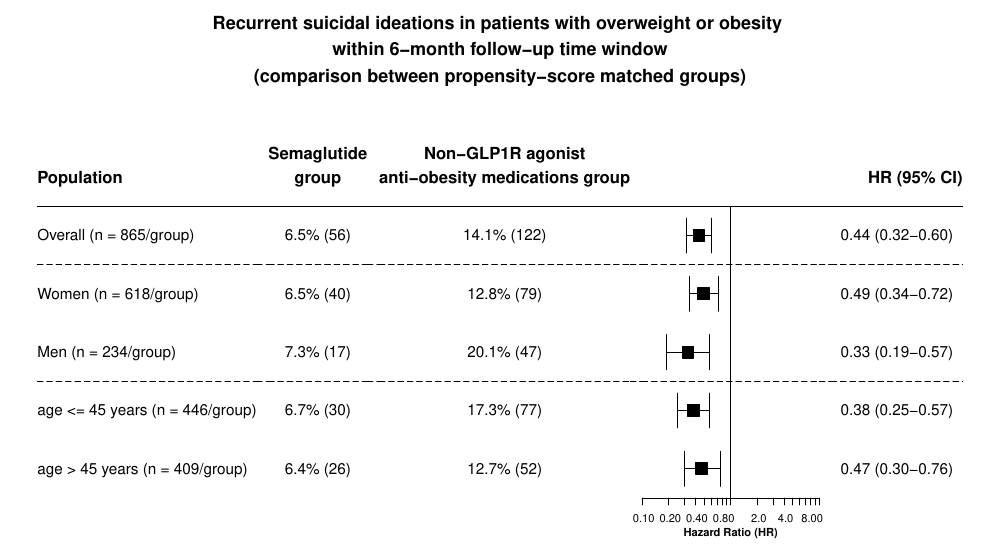

The script that saved this image:
library(forestplot)

workdir <- "."
datafile <- file.path(workdir,"Figure_obesity_yes_diagnosis.csv")

data <- read.csv(datafile, stringsAsFactors=FALSE,row.names=NULL)

## Combine the count and percent column
np <- ifelse(!is.na(data$case_group), paste(data$case_group," (",data$p_val,")",sep=""), NA)

## The rest of the columns in the table. 
tabletext <- cbind(c("Population",data$blah),
                    c("Semaglutide\ngroup\n",data$case_group),
                    c("Non-GLP1R agonist\nanti-obesity medications group\n",data$control_group),
                   c("        HR (95% CI)",data$CI)
)

pdf(file.path(workdir,"Figure2a.pdf"),  onefile=FALSE, width=10, height=5.5)

forestplot(labeltext=tabletext, 
           graphwidth = unit(45, 'mm'),
           graph.pos=4,
           is.summary=c(TRUE,rep(FALSE, 150)),
           mean=c(NA,data$AOR), 
           lower=c(NA,data$down), upper=c(NA,data$up),
               
        title ="Recurrent suicidal ideations in patients with overweight or obesity \nwithin 6-month follow-up time window\n(comparison between propensity-score matched groups)",  
      
           xticks=log(c(0.1,0.2,0.3,0.4,0.5,0.6,0.7,0.8,0.9,1,2,3,4,5,6,7,8,9,10)),
           
           xlog = TRUE,
            xlab="Hazard Ratio (HR)", ##name of x axis

           #### Add horizontal lines on the plot
           hrzl_lines=list("2" = gpar(lwd = 0.9, lty=1, col='black'),
                           "3" = gpar(lwd = 0.9, lty='longdash', col='black'),
                           "5" = gpar(lwd = 0.9, lty='longdash', col='black')
                           
           ),
          
           txt_gp=fpTxtGp(label=list(gpar(cex=0.9),gpar(cex=0.9),gpar(cex=0.9),gpar(cex=0.9),gpar(cex=0.9),gpar(cex=0.9)),
                          ticks=gpar(cex=0.7),
                          xlab=gpar(cex=0.7,col='black',fontface='bold'),
                          #xlab=gpar(cex = 1.8),
                          title=gpar(cex = 1.1)),

           col=fpColors(box="black", lines="black", zero = "black"),
           lwd.zero = 001,
           lwd.xaxis = 0.7,
           mar = unit(c(0,0,0,0), "mm"),
           zero=1, cex=0.01, lineheight = unit(4, "mm"), boxsize=0.2, colgap=unit(3,"mm"),
           lwd.ci=0.8, ci.vertices=TRUE, ci.vertices.height = 0.3)

dev.off()

